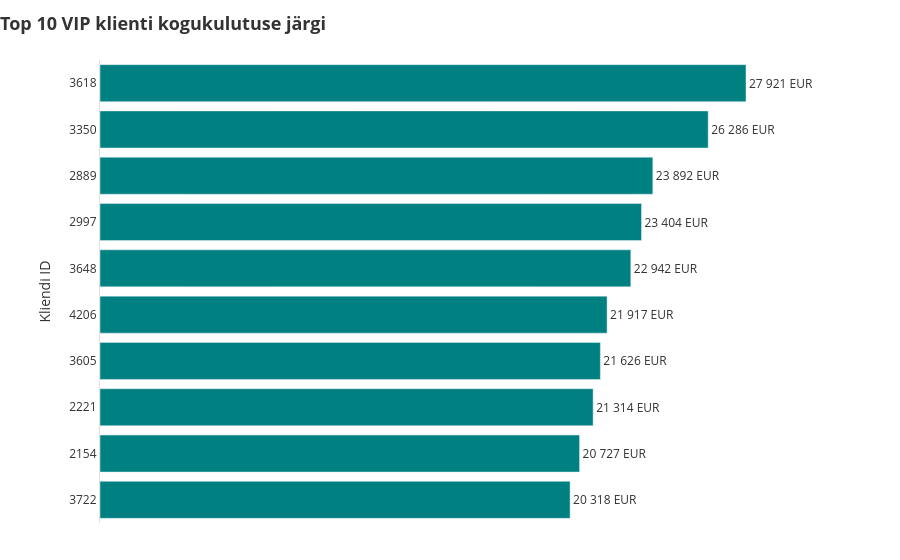

Notebook cell for this chart:
### Code cell
#  DIAGRAMM 3: Top 10 VIP klienti kogukulutuse järgi
top_10_vip = rfm[rfm['Segment_Detailed'] == 'VIP Champions'].nlargest(10, 'Monetary').copy()

top_10_vip['Monetary_Label'] = top_10_vip['Monetary'].apply(lambda x: f"{x:,.0f}".replace(",", " ") + " EUR")

fig3 = px.bar(
    top_10_vip,
    x='Monetary',          
    y='customer_id',       
    orientation='h',       
    title='<b>Top 10 VIP klienti kogukulutuse järgi</b>',
    text='Monetary_Label',  # KUVAME OTSE PYTHONIS LOODUD ILUSAT TEKSTISILTI
    labels={'Monetary': 'Kogukulutus (EUR)', 'customer_id': 'Kliendi ID'}
)

# Knaflicu disain: kuvame teksti puhtalt ilma Plotly-poolse ümbervormindamiseta
fig3.update_traces(
    marker_color='#008080',  
    texttemplate='%{text}',  # Võtab otse veeru väärtuse (nt "2 000 EUR")
    textposition='outside',
    cliponaxis=False
)

# Knaflicu disain: puhas ümbrus ja loetavus
fig3.update_layout(
    plot_bgcolor='white', 
    paper_bgcolor='white',
    font=dict(color=GRAY_TEXT, size=12),
    title=dict(font=dict(size=18, color=GRAY_TEXT), x=0.0),
    xaxis=dict(
        showgrid=False, 
        showticklabels=False, 
        zeroline=False, 
        title=''
    ),  
    yaxis=dict(
        type='category',             
        categoryorder='total ascending', 
        showgrid=False, 
        linecolor=GRAY_LIGHT
    ),  
    margin=dict(l=100, r=120, t=60, b=20)  # Paremat marginaali veidi tõstetud, et pikk tekst ära mahuks
)
fig3.show()

### Figure 1 — Plotly figure (JSON) as saved in the notebook; plotly's stock layout.template omitted (floating-point values rounded to 4 significant figures)
{"data": [{"cliponaxis": false, "hovertemplate": "Kogukulutus (EUR)=%{x}<br>Kliendi ID=%{y}<br>Monetary_Label=%{text}<extra></extra>", "legendgroup": "", "marker": {"color": "#008080", "pattern": {"shape": ""}}, "name": "", "orientation": "h", "showlegend": false, "text": ["27 921 EUR", "26 286 EUR", "23 892 EUR", "23 404 EUR", "22 942 EUR", "21 917 EUR", "21 626 EUR", "21 314 EUR", "20 727 EUR", "20 318 EUR"], "textposition": "outside", "texttemplate": "%{text}", "type": "bar", "x": [27920.0, 26290.0, 23890.0, 23400.0, 22940.0, 21920.0, 21630.0, 21310.0, 20730.0, 20320.0], "xaxis": "x", "y": [3618.0, 3350.0, 2889.0, 2997.0, 3648.0, 4206.0, 3605.0, 2221.0, 2154.0, 3722.0], "yaxis": "y"}], "layout": {"barmode": "relative", "font": {"color": "#333333", "size": 12}, "legend": {"tracegroupgap": 0}, "margin": {"b": 20, "l": 100, "r": 120, "t": 60}, "paper_bgcolor": "white", "plot_bgcolor": "white", "title": {"font": {"color": "#333333", "size": 18}, "text": "<b>Top 10 VIP klienti kogukulutuse järgi</b>", "x": 0}, "xaxis": {"anchor": "y", "domain": [0, 1], "showgrid": false, "showticklabels": false, "title": {"text": ""}, "zeroline": false}, "yaxis": {"anchor": "x", "categoryorder": "total ascending", "domain": [0, 1], "linecolor": "#E0E0E0", "showgrid": false, "title": {"text": "Kliendi ID"}, "type": "category"}}}
